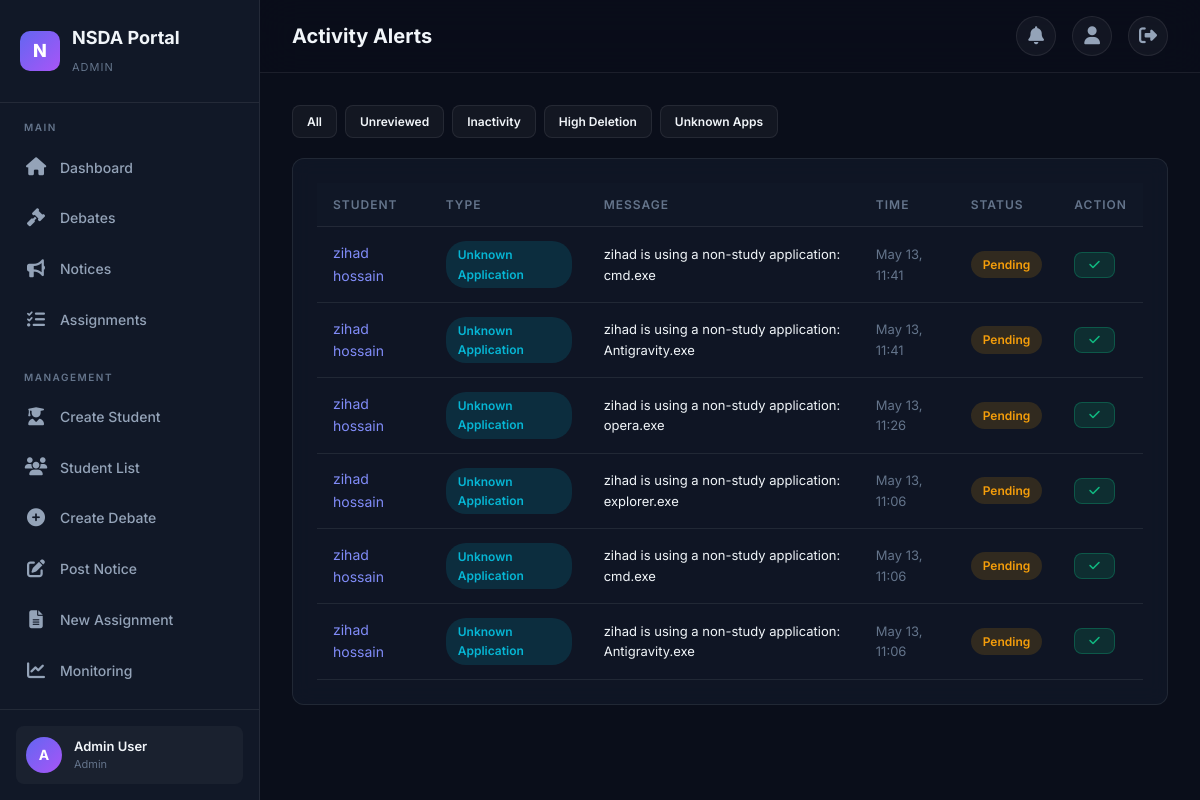
Page /monitoring/alerts/ (signed in) on the committed database.
### accounts/models.py (models this page shows, shortened)
class User(AbstractUser):
    class Role(models.TextChoices):
        STUDENT = 'student', 'Student'
        TEACHER = 'teacher', 'Teacher'
        ADMIN = 'admin', 'Admin'
    role = models.CharField(
        max_length=10,
        choices=Role.choices,
        default=Role.STUDENT,
    )
    profile_picture = models.ImageField(
        upload_to='profiles/',
        blank=True,
        null=True,
    )
    phone = models.CharField(max_length=20, blank=True)
    bio = models.TextField(blank=True)
    grade_level = models.CharField(max_length=50, blank=True)
    school = models.CharField(max_length=200, blank=True)
    date_of_birth = models.DateField(blank=True, null=True)
    created_at = models.DateTimeField(auto_now_add=True)
    updated_at = models.DateTimeField(auto_now=True)
    @property
    def is_student(self):
        return self.role == self.Role.STUDENT
    @property
    def is_teacher(self):
        return self.role == self.Role.TEACHER
    @property
    def is_admin_user(self):
        return self.role == self.Role.ADMIN

### monitoring/models.py (models this page shows, shortened)
class ActivityAlert(models.Model):
    class AlertType(models.TextChoices):
        INACTIVITY = 'inactivity', 'Inactivity'
        HIGH_DELETION = 'high_deletion', 'High Deletion Rate'
        UNKNOWN_APP = 'unknown_app', 'Unknown Application'
        UNUSUAL = 'unusual', 'Unusual Behavior'
    student = models.ForeignKey(
        settings.AUTH_USER_MODEL,
        on_delete=models.CASCADE,
        related_name='activity_alerts',
    )
    alert_type = models.CharField(
        max_length=20,
        choices=AlertType.choices,
    )
    message = models.TextField()
    created_at = models.DateTimeField(auto_now_add=True)
    is_reviewed = models.BooleanField(default=False)
    reviewed_by = models.ForeignKey(
        settings.AUTH_USER_MODEL,
        on_delete=models.SET_NULL,
        null=True,
        blank=True,
        related_name='reviewed_alerts',
    )
    class Meta:
        ordering = ['-created_at']

### monitoring/views.py (the view)
# urls.py: path('alerts/', views.AlertListView.as_view(), name='alerts'),
class AlertListView(TeacherOrAdminRequiredMixin, ListView):
    model = ActivityAlert
    template_name = 'monitoring/alerts.html'
    context_object_name = 'alerts'
    paginate_by = 20
    def get_queryset(self):
        qs = super().get_queryset().select_related('student')
        filter_type = self.request.GET.get('type')
        if filter_type:
            qs = qs.filter(alert_type=filter_type)
        reviewed = self.request.GET.get('reviewed')
        if reviewed == 'false':
            qs = qs.filter(is_reviewed=False)
        return qs

### accounts/mixins.py (called while the page is built)
    def test_func(self):
        return self.request.user.role in ('teacher', 'admin')

### portal/context_processors.py (called while the page is built)
def notifications_processor(request):
    if request.user.is_authenticated:
        unread_count = Notification.objects.filter(
            user=request.user, is_read=False
        ).count()
        recent_notifications = Notification.objects.filter(
            user=request.user
        ).order_by('-created_at')[:5]
        return {
            'unread_notifications_count': unread_count,
            'recent_notifications': recent_notifications
        }
    return {'unread_notifications_count': 0, 'recent_notifications': []}

### templates/monitoring/alerts.html (shortened to what this page needs)
{% extends "base.html" %}
{% block page_title %}Activity Alerts{% endblock %}
{% block content %}
<div style="display:flex;gap:8px;margin-bottom:20px;">
    <a href="{% url 'monitoring:alerts' %}" class="btn btn-sm btn-secondary">All</a>
    <a href="?reviewed=false" class="btn btn-sm btn-secondary">Unreviewed</a>
    <a href="?type=inactivity" class="btn btn-sm btn-secondary">Inactivity</a>
    <a href="?type=high_deletion" class="btn btn-sm btn-secondary">High Deletion</a>
    <a href="?type=unknown_app" class="btn btn-sm btn-secondary">Unknown Apps</a>
</div>
<div class="card">
    <div class="card-body table-container">
        <table><thead><tr><th>Student</th><th>Type</th><th>Message</th><th>Time</th><th>Status</th><th>Action</th></tr></thead><tbody>
        {% for a in alerts %}
        <tr>
            <td><a href="{% url 'monitoring:student_detail' a.student.pk %}">{{ a.student.get_full_name|default:a.student.username }}</a></td>
            <td><span class="badge badge-{% if a.alert_type == 'inactivity' %}warning{% elif a.alert_type == 'high_deletion' %}danger{% else %}info{% endif %}">{{ a.get_alert_type_display }}</span></td>
            <td class="text-sm">{{ a.message|truncatewords:15 }}</td>
            <td class="text-muted text-sm">{{ a.created_at|date:"M d, H:i" }}</td>
            <td>{% if a.is_reviewed %}<span class="badge badge-success">Reviewed</span>{% else %}<span class="badge badge-warning">Pending</span>{% endif %}</td>
            <td>{% if not a.is_reviewed %}<form method="post" action="{% url 'monitoring:review_alert' a.pk %}">{% csrf_token %}<button type="submit" class="btn btn-sm btn-success"><i class="fas fa-check"></i></button></form>{% endif %}</td>
        </tr>
        {% empty %}<tr><td colspan="6" class="text-center text-muted" style="padding:40px;">No alerts.</td></tr>{% endfor %}
        </tbody></table>
    </div>
</div>
{% endblock %}

### templates/base.html (shortened to what this page needs)
{% load static %}
<!DOCTYPE html>
<html lang="en">
<head>
    <link rel="stylesheet" href="{% static 'css/style.css' %}">
    <link rel="stylesheet" href="https://cdnjs.cloudflare.com/ajax/libs/font-awesome/6.5.0/css/all.min.css">
</head>
<body>
<div class="app-wrapper">
    <aside class="sidebar" id="sidebar">
        <div class="sidebar-brand">
            <div class="logo">N</div>
            <div><h2>NSDA Portal</h2><small>{{ request.user.get_role_display|default:"Portal" }}</small></div>
        </div>
        <nav class="sidebar-nav">
            <div class="nav-section">
                <div class="nav-section-title">Main</div>
                <a href="{% url 'portal:dashboard' %}" class="nav-link"><span class="icon"><i class="fas fa-home"></i></span>Dashboard</a>
                <a href="{% url 'debates:list' %}" class="nav-link"><span class="icon"><i class="fas fa-gavel"></i></span>Debates</a>
                <a href="{% url 'portal:notice_list' %}" class="nav-link"><span class="icon"><i class="fas fa-bullhorn"></i></span>Notices</a>
                <a href="{% url 'portal:assignment_list' %}" class="nav-link"><span class="icon"><i class="fas fa-tasks"></i></span>Assignments</a>
            </div>
            {% if request.user.is_teacher or request.user.is_admin_user %}
            <div class="nav-section">
                <div class="nav-section-title">Management</div>
                <a href="{% url 'accounts:student_create' %}" class="nav-link"><span class="icon"><i class="fas fa-user-graduate"></i></span>Create Student</a>
                <a href="{% url 'accounts:user_list' %}?role=student" class="nav-link"><span class="icon"><i class="fas fa-users"></i></span>Student List</a>
                <a href="{% url 'debates:create' %}" class="nav-link"><span class="icon"><i class="fas fa-plus-circle"></i></span>Create Debate</a>
                <a href="{% url 'portal:notice_create' %}" class="nav-link"><span class="icon"><i class="fas fa-edit"></i></span>Post Notice</a>
                <a href="{% url 'portal:assignment_create' %}" class="nav-link"><span class="icon"><i class="fas fa-file-alt"></i></span>New Assignment</a>
                <a href="{% url 'monitoring:dashboard' %}" class="nav-link"><span class="icon"><i class="fas fa-chart-line"></i></span>Monitoring</a>
            </div>
            {% endif %}
        </nav>
        <div class="sidebar-footer">
            <div class="user-card">
                <div class="user-avatar">
                    {% if request.user.profile_picture %}
                        <img src="{{ request.user.profile_picture.url }}" alt="avatar">
                    {% else %}
                        {{ request.user.first_name|first|default:request.user.username|first|upper }}
                    {% endif %}
                </div>
                <div class="user-info">
                    <div class="name">{{ request.user.get_full_name|default:request.user.username }}</div>
                    <div class="role">{{ request.user.get_role_display }}</div>
                </div>
            </div>
        </div>
    </aside>
    <main class="main-content">
        <header class="topbar">
            <div style="display:flex;align-items:center;gap:12px;">
                <h1>{% block page_title %}Dashboard{% endblock %}</h1>
            </div>
            <div class="topbar-actions">
                <div class="dropdown-wrapper">
                    <button class="btn-icon" id="notification-toggle">
                        <i class="fas fa-bell"></i>
                    </button>
                </div>
                <a href="{% url 'accounts:profile' %}" class="btn-icon"><i class="fas fa-user"></i></a>
                <a href="{% url 'accounts:logout' %}" class="btn-icon"><i class="fas fa-sign-out-alt"></i></a>
            </div>
        </header>
        <div class="content-area">
            {% block content %}{% endblock %}
        </div>
    </main>
</div>
</body>
</html>

### rows in the picture
User: user.role "ADMIN", user.first_name|first "A", user.get_full_name "Admin User", user.role "Admin"
ActivityAlert: student.get_full_name "zihad hossain", alert_type "Unknown Application", message "zihad is using a non-study application: cmd.exe", created_at "May 13, 11:41", is_reviewed "Pending"
ActivityAlert: student.get_full_name "zihad hossain", alert_type "Unknown Application", message "zihad is using a non-study application: Antigravity.exe", created_at "May 13, 11:41", is_reviewed "Pending"
ActivityAlert: student.get_full_name "zihad hossain", alert_type "Unknown Application", message "zihad is using a non-study application: opera.exe", created_at "May 13, 11:26", is_reviewed "Pending"
ActivityAlert: student.get_full_name "zihad hossain", alert_type "Unknown Application", message "zihad is using a non-study application: explorer.exe", created_at "May 13, 11:06", is_reviewed "Pending"
ActivityAlert: student.get_full_name "zihad hossain", alert_type "Unknown Application", message "zihad is using a non-study application: cmd.exe", created_at "May 13, 11:06", is_reviewed "Pending"
ActivityAlert: student.get_full_name "zihad hossain", alert_type "Unknown Application", message "zihad is using a non-study application: Antigravity.exe", created_at "May 13, 11:06", is_reviewed "Pending"
